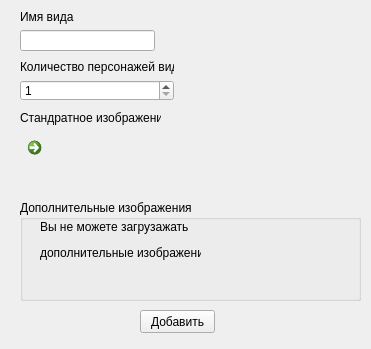
<?xml version="1.0" encoding="UTF-8"?>
<ui version="4.0">
 <class>addClassDialog</class>
 <widget class="QDialog" name="addClassDialog">
  <property name="geometry">
   <rect>
    <x>0</x>
    <y>0</y>
    <width>371</width>
    <height>349</height>
   </rect>
  </property>
  <property name="windowTitle">
   <string>Dialog</string>
  </property>
  <widget class="QLabel" name="label_3">
   <property name="geometry">
    <rect>
     <x>20</x>
     <y>110</y>
     <width>141</width>
     <height>16</height>
    </rect>
   </property>
   <property name="text">
    <string>Стандратное изображение</string>
   </property>
  </widget>
  <widget class="QGroupBox" name="groupBox">
   <property name="geometry">
    <rect>
     <x>20</x>
     <y>200</y>
     <width>341</width>
     <height>101</height>
    </rect>
   </property>
   <property name="title">
    <string>Дополнительные изображения</string>
   </property>
   <widget class="QLabel" name="lAdv">
    <property name="geometry">
     <rect>
      <x>20</x>
      <y>20</y>
      <width>161</width>
      <height>41</height>
     </rect>
    </property>
    <property name="text">
     <string>&lt;html&gt;&lt;head/&gt;&lt;body&gt;&lt;p&gt;Вы не можете загрузажать &lt;/p&gt;&lt;p&gt;дополнительные изображения&lt;/p&gt;&lt;/body&gt;&lt;/html&gt;</string>
    </property>
   </widget>
  </widget>
  <widget class="QWidget" name="layoutWidget">
   <property name="geometry">
    <rect>
     <x>20</x>
     <y>10</y>
     <width>135</width>
     <height>41</height>
    </rect>
   </property>
   <layout class="QVBoxLayout" name="verticalLayout">
    <item>
     <widget class="QLabel" name="label">
      <property name="text">
       <string>Имя вида</string>
      </property>
     </widget>
    </item>
    <item>
     <widget class="QLineEdit" name="className"/>
    </item>
   </layout>
  </widget>
  <widget class="QWidget" name="layoutWidget">
   <property name="geometry">
    <rect>
     <x>20</x>
     <y>60</y>
     <width>154</width>
     <height>41</height>
    </rect>
   </property>
   <layout class="QVBoxLayout" name="verticalLayout_2">
    <item>
     <widget class="QLabel" name="label_2">
      <property name="text">
       <string>&lt;html&gt;&lt;head/&gt;&lt;body&gt;&lt;p&gt;Количество персонажей вида&lt;/p&gt;&lt;/body&gt;&lt;/html&gt;</string>
      </property>
     </widget>
    </item>
    <item>
     <widget class="QSpinBox" name="children">
      <property name="minimum">
       <number>1</number>
      </property>
      <property name="maximum">
       <number>5</number>
      </property>
     </widget>
    </item>
   </layout>
  </widget>
  <widget class="QCommandLinkButton" name="stdImg">
   <property name="geometry">
    <rect>
     <x>20</x>
     <y>130</y>
     <width>64</width>
     <height>70</height>
    </rect>
   </property>
   <property name="text">
    <string/>
   </property>
   <property name="icon">
    <iconset resource="res.qrc">
     <normaloff>:/addClass/mask.png</normaloff>:/addClass/mask.png</iconset>
   </property>
   <property name="iconSize">
    <size>
     <width>50</width>
     <height>50</height>
    </size>
   </property>
   <property name="checkable">
    <bool>false</bool>
   </property>
   <property name="checked">
    <bool>false</bool>
   </property>
   <property name="oPixmap" stdset="0">
    <pixmap/>
   </property>
  </widget>
  <widget class="QPushButton" name="ok">
   <property name="geometry">
    <rect>
     <x>140</x>
     <y>310</y>
     <width>75</width>
     <height>23</height>
    </rect>
   </property>
   <property name="text">
    <string>Добавить</string>
   </property>
  </widget>
 </widget>
 <resources>
  <include location="res.qrc"/>
 </resources>
 <connections/>
</ui>
